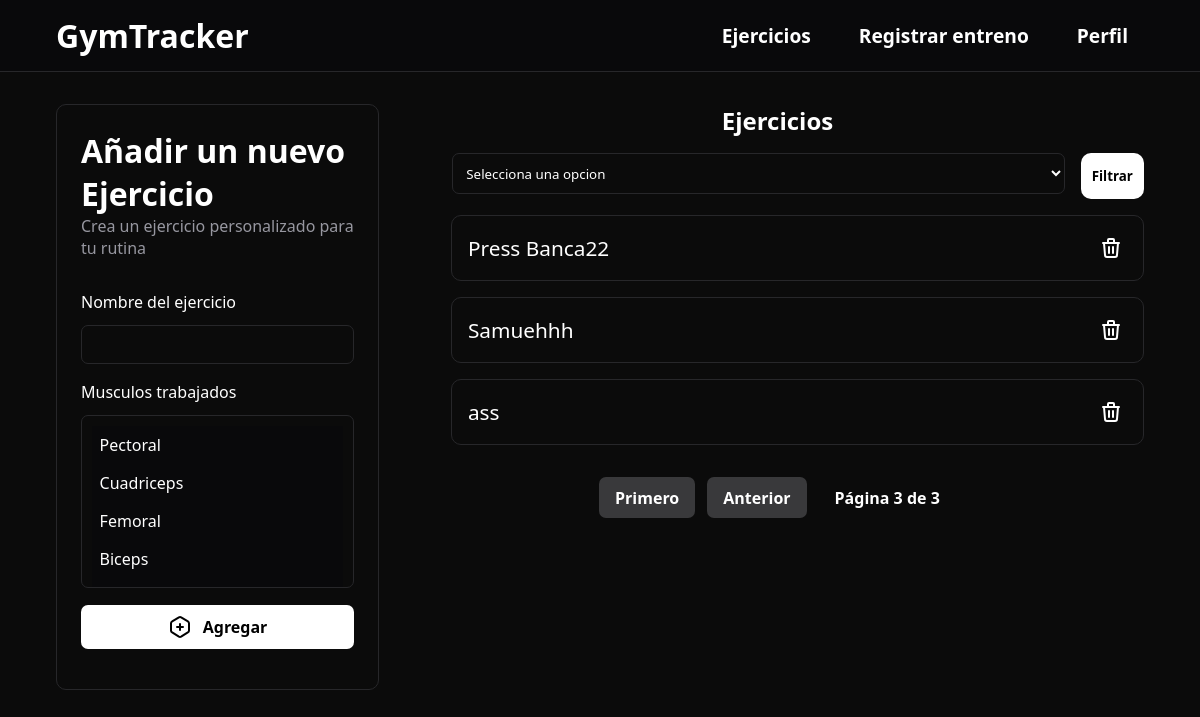
The page /anadirEjercicio?page=3 (signed in) on the database as committed earlier.
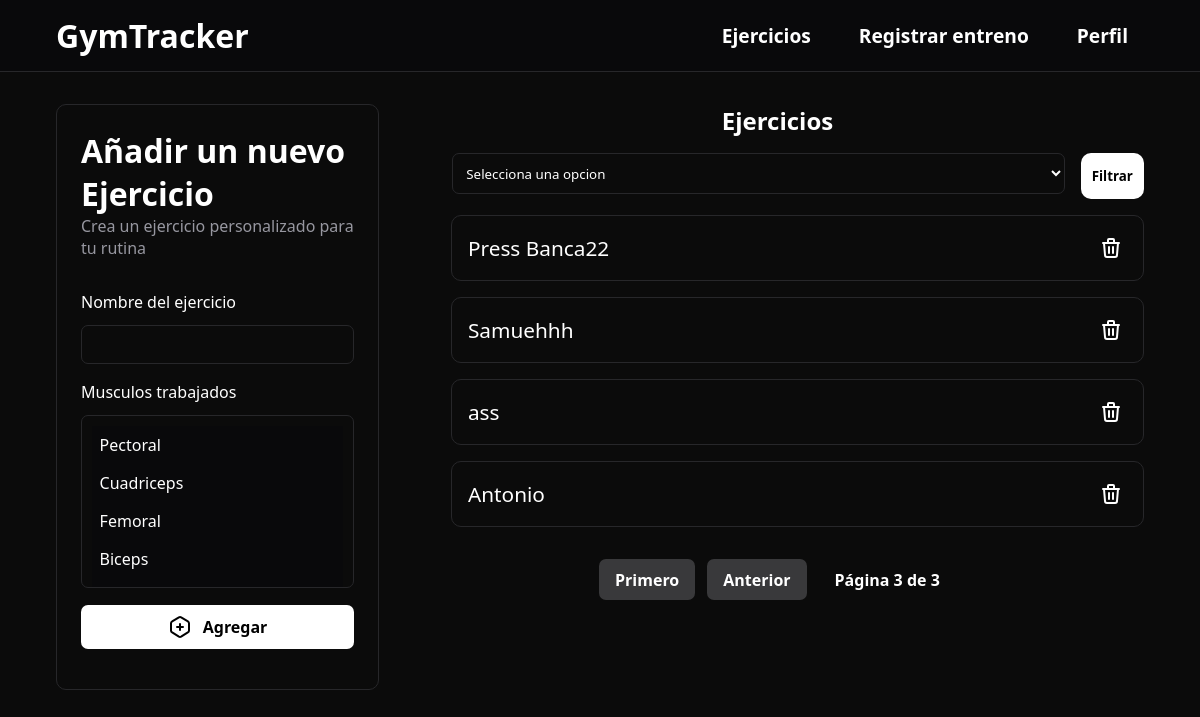
The same page on the database as committed later.
### gymApp/models.py (models this page shows, shortened)
class Ejercicio(models.Model):
    nombre = models.CharField(max_length=100)
    musculos = models.ManyToManyField(Musculo)
    visibilidad = models.CharField(max_length=200, default='all')
    class Meta:
        verbose_name = 'Ejercicio'
        verbose_name_plural = 'Ejercicios'

### gymApp/views.py (the view, shortened to what this page needs)
# urls.py: path('anadirEjercicio', AnadirEjercicio.as_view(), name='anadirEjercicio'),
class AnadirEjercicio(LoginRequiredMixin, CreateView):
    model = Ejercicio
    template_name = 'gymApp/anadirEjercicio.html'
    form_class = AnadirEjercicioPersonalizado
    context_object_name = 'ejercicios'
    success_url = reverse_lazy('anadirEjercicio')
    def get_context_data(self, **kwargs):
        contexto = super().get_context_data(**kwargs)
        musculos = Musculo.objects.all()
        ejercicios = self.get_queryset()
        paginator = Paginator(ejercicios, 5)
        page = self.request.GET.get('page')
        ejerciciosMostar = paginator.get_page(page)
        contexto['ejerciciosMostar'] = ejerciciosMostar
        contexto['musculos'] = musculos
        return contexto
    def get_queryset(self):
        query = super().get_queryset()
        usuario = self.request.user
        musculoAFiltrar = self.request.GET.get('filtroMusculo')
        if musculoAFiltrar:
            query = query.filter(Q(musculos__nombre=musculoAFiltrar) & Q(Q(visibilidad=usuario.username) | Q(visibilidad='all')))
        else:
            query = query.filter(Q(visibilidad='all') | Q(visibilidad=usuario.username))
        return query

### gymApp/forms.py
class AnadirEjercicioPersonalizado(forms.ModelForm):
    class Meta:
        model = Ejercicio
        fields = ['nombre', 'musculos']

### gymApp/models.py (called while the page is built)
    def __str__(self):
        return f"{self.nombre}"

### gymApp/templates/gymApp/anadirEjercicio.html (shortened to what this page needs)
{% extends 'gymApp/base.html' %}
{% block header %}
    <header class="header-noprincipal">
        <a href="{% url 'principal' %}">
            <h1>GymTracker</h1>
        </a>
        <div class="lista-enlaces">
            <a href="{% url 'anadirEjercicio' %}">Ejercicios</a>
            <a href="{% url 'registrarEntreno' %}">Registrar entreno</a>
            {% if user.is_authenticated %}
                    <a class="open_submenu">Perfil</a>
            {% else %}
                    <a href="{% url 'login' %}">Iniciar sesión</a>
                    <a href="{% url 'registroUsuario' %}">Registrate</a>
            {% endif %}
        </div>
    </header>
{% endblock %}
{% block contenido %}
<main id="main-añadirEjercicio">
    <article id="article-añadirEjercicio">
        <h1>Añadir un nuevo Ejercicio</h1>
        <p>Crea un ejercicio personalizado para tu rutina</p>
        <form action="" method="post" id="form-ejercicio">
            <label for="nombre">Nombre del ejercicio</label>
            {{form.nombre}}
            <label for="musculos">Musculos trabajados</label>
            {{form.musculos}}
            <button type="submit" class="boton-agregar">
                Agregar
            </button>
        </form>
    </article>
    <section class="ejercicios">
        <div>
            <h1>Ejercicios</h1>
        </div>
        <section id="filtros">
            <form action="" method="get">
                <select name="filtroMusculo">
                    <option value="">Selecciona una opcion</option>
                </select>
                <button type="submit">Filtrar</button>
            </form>
        </section>
        <ul>
            {% for ejercicio in ejerciciosMostar %}
                <article class="card-ejercicio">
                    <li>{{ ejercicio.nombre }}
                        {% if user.is_superuser or ejercicio.visibilidad == request.user.username %}
                            <a href="{% url 'borrarEjercicio' pk=ejercicio.pk %}" id="boton-svg">
                            </a>
                        {% endif %}
                    </li>
                </article>
            {% endfor %}
        </ul>
        <div class="pagination">
            {% if ejerciciosMostar.has_previous %}
                <a href="?page=1">Primero</a>
                <a href="?page={{ ejerciciosMostar.previous_page_number }}">Anterior</a>
            {% endif %}
            <span>Página {{ ejerciciosMostar.number }} de {{ ejerciciosMostar.paginator.num_pages }}</span>
        </div>
    </section>
</main>
{% endblock %}

Rows that differ between the two databases and show on the page:
added Ejercicio: nombre "Antonio"
